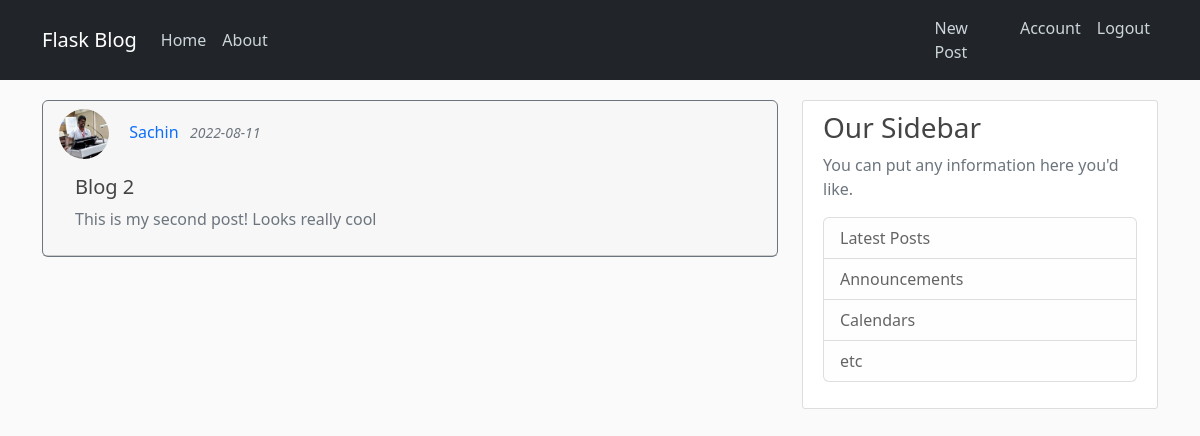
The app's page /post/2 (signed in) with its own data.
### flaskblog/models.py (models this page shows, shortened)
class User(db.Model, UserMixin):
    id = db.Column(db.Integer, primary_key=True)
    username = db.Column(db.String(20), unique=True, nullable=False)
    email = db.Column(db.String(120), unique=True, nullable=False)
    image_file = db.Column(db.String(20), nullable=False,
                           default='default.jpg')
    password = db.Column(db.String(60), nullable=False)
    posts = db.relationship('Post', backref='author', lazy=True)

class Post(db.Model):
    id = db.Column(db.Integer, primary_key=True)
    title = db.Column(db.String(100), nullable=False)
    date_posted = db.Column(db.DateTime, nullable=False,
                            default=datetime.utcnow)
    content = db.Column(db.Text, nullable=False)
    user_id = db.Column(db.Integer, db.ForeignKey('user.id'), nullable=False)

### flaskblog/routes.py (the view)
@app.route("/post/<int:post_id>")
@login_required
def post(post_id):
    post = Post.query.get_or_404(post_id)
    return render_template('post.html', title=post.title, post=post)

### flaskblog/models.py (called while the page is built)
@login_manager.user_loader
def load_user(user_id):
    return User.query.get(int(user_id))

### flaskblog/templates/post.html (shortened to what this page needs)
{% extends "layout.html" %} {% block content %}
<div
  class="card border-secondary mb-3"
  style="max-width: 100%; margin-top: 20px"
>
  <div class="card-header">
    <img
      class="rounded-circle article-img"
      src="{{ url_for('static', filename='profile_pics/' + post.author.image_file) }}"
      style="width: 50px; height: 50px"
    />
    <a
      href="{{ url_for('user_posts', username=post.author.username) }}"
      style="text-decoration: none"
      >{{ post.author.username }}</a
    >
    <small class="text-muted"
      >&nbsp;&nbsp;<i>{{ post.date_posted.strftime('%Y-%m-%d') }}</i></small
    >
    <div class="card-body text-secondary">
      <h5 class="card-title">{{ post.title }}</h5>
      <p class="card-text">{{ post.content }}</p>
    </div>
  </div>
</div>
{% endblock content %}

### flaskblog/static/main.css (style rules this page uses)
body { background: #fafafa; color: #333333; margin-top: 5rem; }
h1, h2, h3, h4, h5, h6 { color: #444444; }
.article-img { height: 65px; width: 65px; margin-right: 16px; }

### records on screen
User: image_file (picture), author.username "Sachin"
Post: date_posted "2022-08-11", title "Blog 2", content "This is my second post! Looks really cool"
